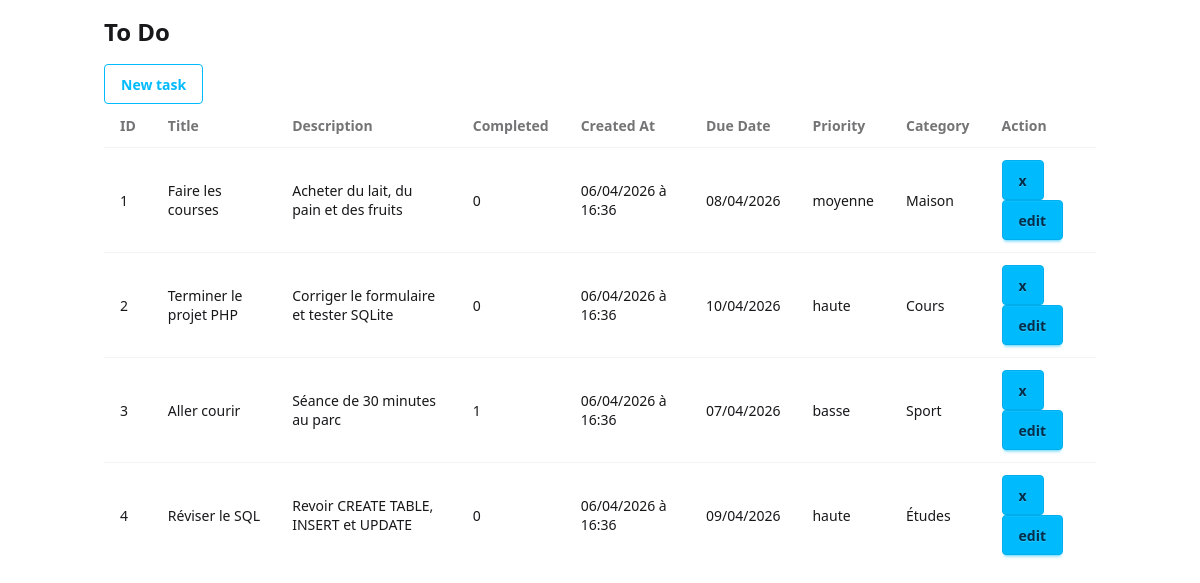
The page / on the database its author committed.
### tables this page shows
CREATE TABLE tasks (
    id INTEGER PRIMARY KEY AUTOINCREMENT,
    title TEXT NOT NULL,
    description TEXT,
    completed INTEGER NOT NULL DEFAULT 0 CHECK (completed IN (0, 1)),
    created_at TEXT NOT NULL DEFAULT CURRENT_TIMESTAMP,
    due_date TEXT,
    priority TEXT NOT NULL CHECK (priority IN ('basse', 'moyenne', 'haute')),
    category TEXT NOT NULL
);

### index.php (the view, shortened to what this page needs)
<?php
try {
    $pdo = new PDO('sqlite:db.sqlite');
    $sql = "SELECT * FROM tasks ORDER BY id ASC, completed ASC";
    $stmt = $pdo->prepare($sql);
    $stmt->execute();
    $tasks = $stmt->fetchAll(PDO::FETCH_ASSOC);
} catch(Exception $e) {
    die('Erreur : ' . $e->getMessage());
}
?>
<html lang="en">
<head>
    <link href="https://cdn.jsdelivr.net/npm/daisyui@5" rel="stylesheet" type="text/css" />
    <script src="https://cdn.jsdelivr.net/npm/@tailwindcss/browser@4"></script>
</head>
<body>
    <main class="container mx-auto p-4">
        <div>
            <h1 class="text-2xl font-bold mb-4">To Do</h1>
            <a href="formule.php" class="btn btn-outline btn-info">New task</a>
            <table class="table">
                <thead>
                    <tr>
                        <th>ID</th>
                        <th>Title</th>
                        <th>Description</th>
                        <th>Completed</th>
                        <th>Created At</th>
                        <th>Due Date</th>
                        <th>Priority</th>
                        <th>Category</th>
                        <th>Action</th>
                    </tr>
                </thead>
                <tbody>
                    <?php foreach ($tasks as $task): ?>
                    <?php $date = DateTime::createFromFormat('Y-m-d H:i:s', $task['created_at']??''); ?>
                    <?php $duedate = DateTime::createFromFormat('Y-m-d', $task['due_date']??''); ?>
                    <tr>
                        <td><?= htmlspecialchars($task['id']??'') ?></td>
                        <td><?= htmlspecialchars($task['title']??'') ?></td>
                        <td><?= htmlspecialchars($task['description']??'') ?></td>
                        <td> <a href="completed.php?task=<?php echo ($task['id']??'') ?>" role="bouton"><?=$task['completed']?></a></td>
                        <td><?= $date ? $date->format('d/m/Y à H:i') : htmlspecialchars($task['created_at']??'') ?></td>
                        <td><?= $duedate ? $duedate->format('d/m/Y') : htmlspecialchars($task['due_date']??'') ?></td>
                        <td><?= htmlspecialchars($task['priority']??'') ?></td>
                        <td><?= htmlspecialchars($task['category']??'') ?></td>
                        <td>
                            <a href="delete.php?task=<?= htmlspecialchars($task['id']??'') ?>" role="bouton" class="btn btn-info">x</a>
                            <a href="edit.php?task=<?= htmlspecialchars($task['id']??'') ?>" role="bouton" class="btn btn-info">edit</a>
                        </td>
                    </tr>
                    <?php endforeach; ?>
                </tbody>
            </table>
        </div>
    </main>
</body>
</html>

### rows shown on the page
tasks: id "1", title "Faire les courses", description "Acheter du lait, du pain et des fruits", completed "0", created_at "06/04/2026 à 16:36", due_date "08/04/2026", priority "moyenne", category "Maison"
tasks: id "2", title "Terminer le projet PHP", description "Corriger le formulaire et tester SQLite", completed "0", created_at "06/04/2026 à 16:36", due_date "10/04/2026", priority "haute", category "Cours"
tasks: id "3", title "Aller courir", description "Séance de 30 minutes au parc", completed "1", created_at "06/04/2026 à 16:36", due_date "07/04/2026", priority "basse", category "Sport"
tasks: id "4", title "Réviser le SQL", description "Revoir CREATE TABLE, INSERT et UPDATE", completed "0", created_at "06/04/2026 à 16:36", due_date "09/04/2026", priority "haute", category "Études"
